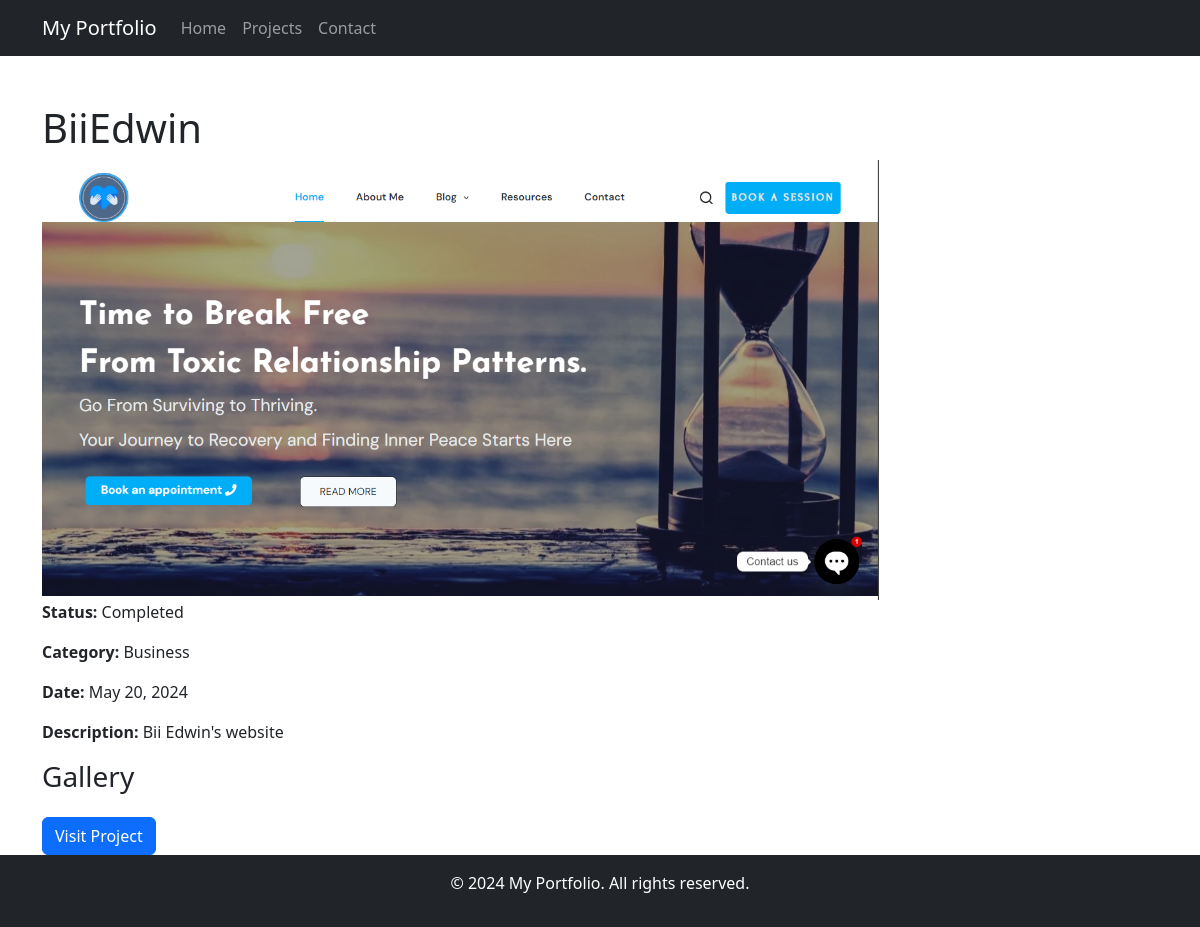
Page /projects/project/2/ on the committed database.
### projects/models.py (models this page shows, shortened)
class Project(models.Model):
    STATUS_CHOICES = [
        ('in_progress', 'In Progress'),
        ('completed', 'Completed'),
    ]
    title = models.CharField(max_length=200)
    description = models.TextField()
    featured_image = models.ImageField(upload_to='projects/featured/')
    images_gallery = models.ManyToManyField('ProjectImage', blank=True)
    project_link = models.URLField()
    status = models.CharField(max_length=20, choices=STATUS_CHOICES)
    date = models.DateField()
    category = models.ForeignKey(Category, on_delete=models.SET_NULL, null=True, blank=True)

class Category(models.Model):
    name = models.CharField(max_length=100)

### projects/views.py (the view)
# urls.py: path('project/<int:pk>/', views.project_detail, name='project_detail'),
def project_detail(request, pk):
    project = get_object_or_404(Project, pk=pk)
    return render(request, 'projects/project_detail.html', {'project': project})

### projects/templates/projects/project_detail.html (shortened to what this page needs)
{% extends 'base.html' %}
{% block content %}
<h1>{{ project.title }}</h1>
<div class="col-md-9">
        <img src="{{ project.featured_image.url }}" class="img-fluid" alt="Gallery image">
    </div>
<p><strong>Status:</strong> {{ project.status|capfirst }}</p>
<p><strong>Category:</strong> {{ project.category.name }}</p>
<p><strong>Date:</strong> {{ project.date }}</p>
<p><strong>Description:</strong> {{ project.description }}</p>
<h3>Gallery</h3>
<a href="{{ project.project_link }}" class="btn btn-primary mt-3">Visit Project</a>
{% endblock %}

### rows in the picture
Project: title "BiiEdwin", featured_image (picture), status "Completed", category.name "Business", date "May 20, 2024", description "Bii Edwin's website"
